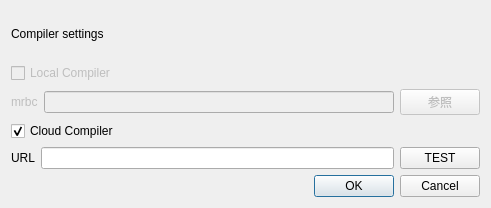
<?xml version="1.0" encoding="UTF-8"?>
<ui version="4.0">
 <class>SetupDialog</class>
 <widget class="QDialog" name="SetupDialog">
  <property name="geometry">
   <rect>
    <x>0</x>
    <y>0</y>
    <width>491</width>
    <height>208</height>
   </rect>
  </property>
  <property name="sizePolicy">
   <sizepolicy hsizetype="Fixed" vsizetype="Fixed">
    <horstretch>0</horstretch>
    <verstretch>0</verstretch>
   </sizepolicy>
  </property>
  <property name="windowTitle">
   <string>Settings</string>
  </property>
  <layout class="QVBoxLayout" name="verticalLayout">
   <item>
    <widget class="QLabel" name="label">
     <property name="text">
      <string>Compiler settings</string>
     </property>
    </widget>
   </item>
   <item>
    <widget class="QCheckBox" name="checkBox">
     <property name="enabled">
      <bool>false</bool>
     </property>
     <property name="text">
      <string>Local Compiler</string>
     </property>
     <property name="checked">
      <bool>false</bool>
     </property>
    </widget>
   </item>
   <item>
    <layout class="QHBoxLayout" name="horizontalLayout">
     <item>
      <widget class="QLabel" name="label_3">
       <property name="enabled">
        <bool>false</bool>
       </property>
       <property name="text">
        <string>mrbc</string>
       </property>
      </widget>
     </item>
     <item>
      <widget class="QLineEdit" name="lineEditMrbc">
       <property name="enabled">
        <bool>false</bool>
       </property>
      </widget>
     </item>
     <item>
      <widget class="QPushButton" name="buttonSelectCompiler">
       <property name="enabled">
        <bool>false</bool>
       </property>
       <property name="text">
        <string>参照</string>
       </property>
      </widget>
     </item>
    </layout>
   </item>
   <item>
    <widget class="QCheckBox" name="checkBox_2">
     <property name="enabled">
      <bool>true</bool>
     </property>
     <property name="text">
      <string>Cloud Compiler</string>
     </property>
     <property name="checked">
      <bool>true</bool>
     </property>
    </widget>
   </item>
   <item>
    <layout class="QHBoxLayout" name="horizontalLayout_2">
     <item>
      <widget class="QLabel" name="label_2">
       <property name="enabled">
        <bool>true</bool>
       </property>
       <property name="text">
        <string>URL</string>
       </property>
      </widget>
     </item>
     <item>
      <widget class="QLineEdit" name="lineEditCloud">
       <property name="enabled">
        <bool>true</bool>
       </property>
      </widget>
     </item>
     <item>
      <widget class="QPushButton" name="buttonServerTest">
       <property name="text">
        <string>TEST</string>
       </property>
      </widget>
     </item>
    </layout>
   </item>
   <item>
    <widget class="QDialogButtonBox" name="buttonBox">
     <property name="standardButtons">
      <set>QDialogButtonBox::Cancel|QDialogButtonBox::Ok</set>
     </property>
    </widget>
   </item>
  </layout>
 </widget>
 <resources/>
 <connections/>
</ui>
